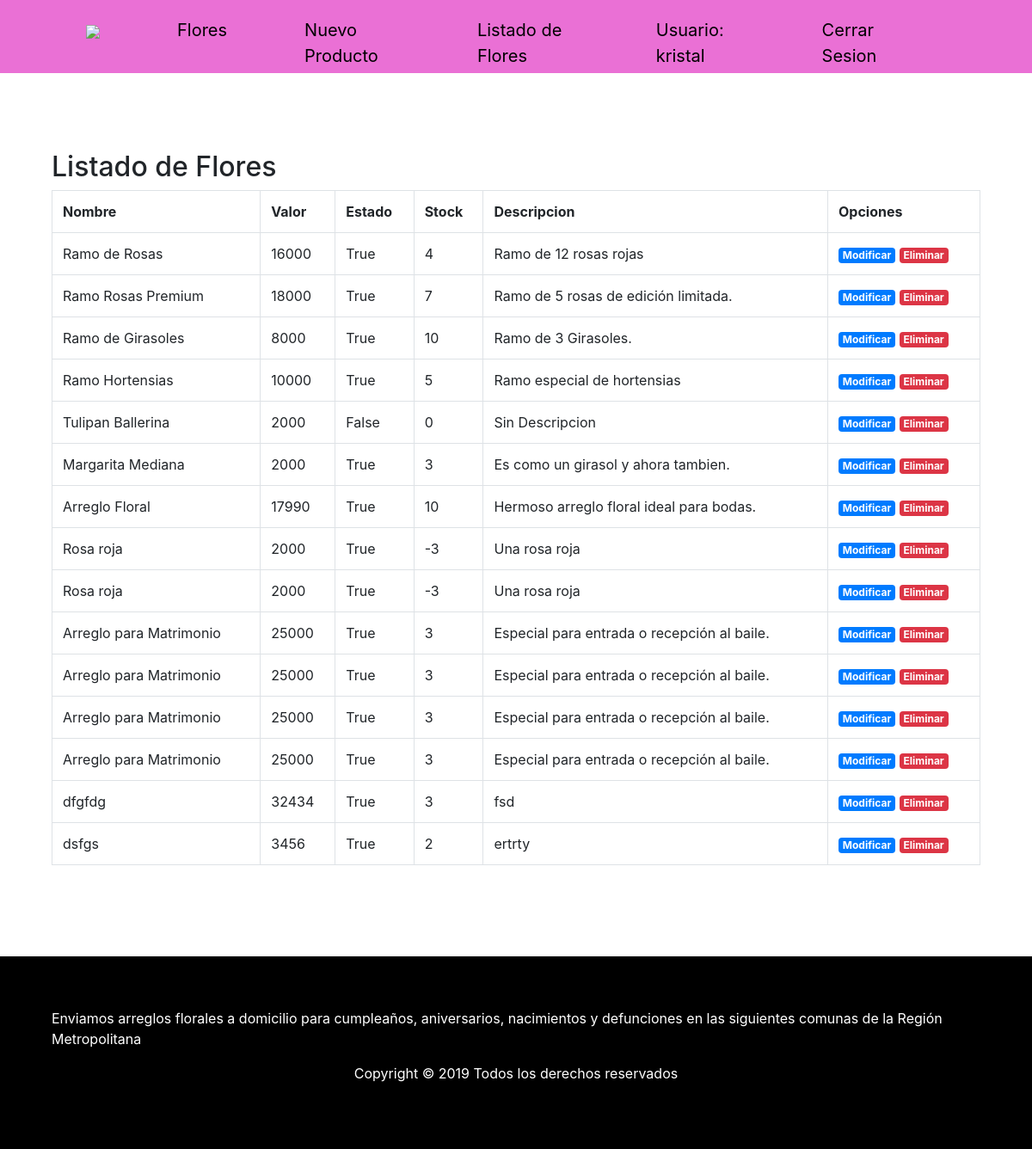
The app's page /listado-flores/ (signed in), older data.
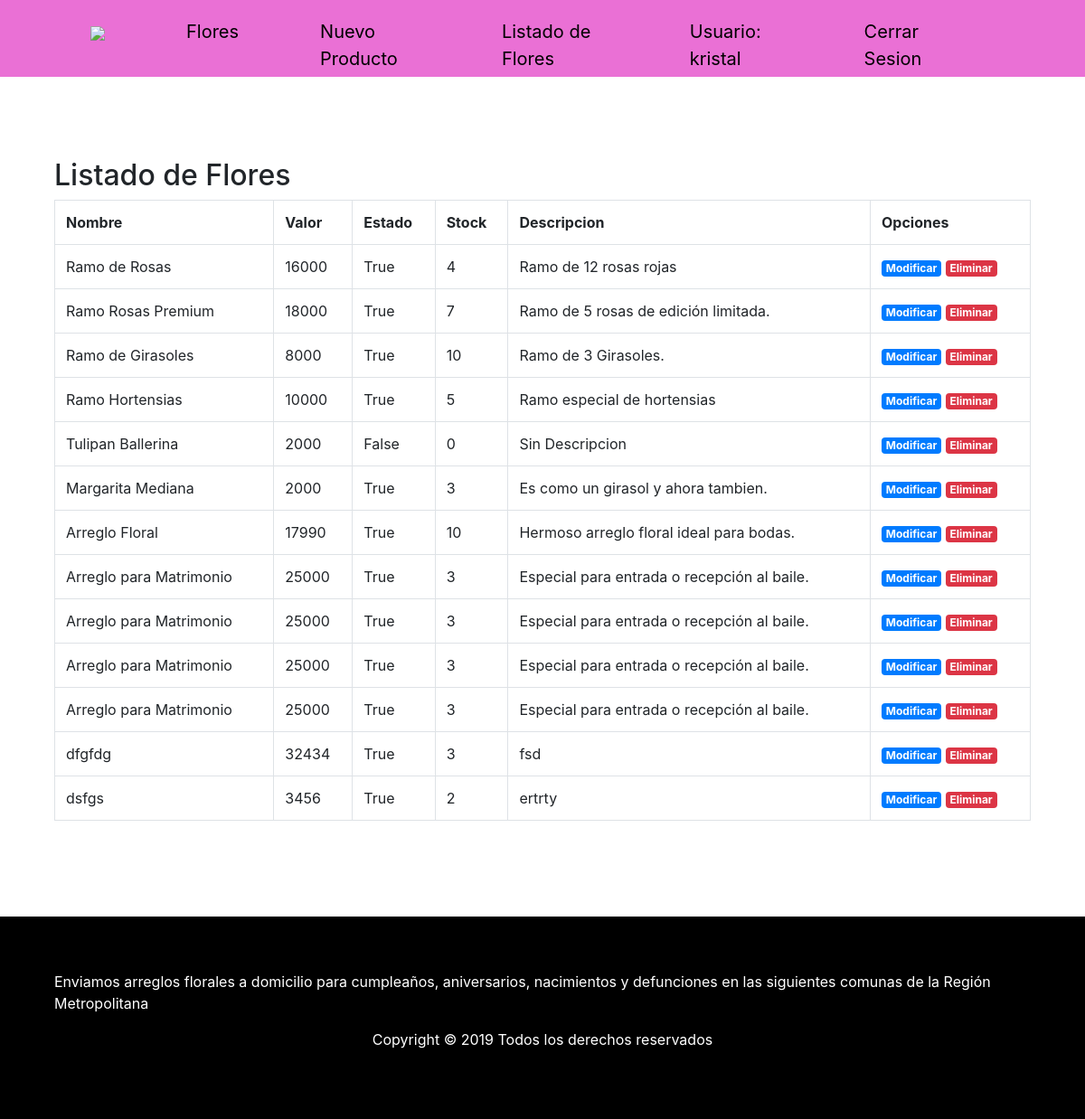
The same page, newer data.
### core/models.py (models this page shows, shortened)
class Flor(models.Model):
    imagen = models.ImageField()
    nombre = models.CharField(max_length=80)
    valor = models.IntegerField()
    descripcion = models.TextField()
    estado = models.BooleanField()
    stock = models.IntegerField(default=0)

### core/views.py (the view)
# urls.py: path('listado-flores/', listado_flor, name="listado_flores"),
def listado_flor(request):
    flores = Flor.objects.all()
    data = {
        'flores' : flores
    }
    return render(request, 'core/listado_flores.html',data)

### core/Templates/core/listado_flores.html (shortened to what this page needs)
{% extends "core/base.html" %} {% load static %}  {% block contenido %}
<section id="listado-flores">
    <div class="contenedor">
        <h2>Listado de Flores</h2>
        <table class="table table-bordered table-hover ">
            <tr>
                <th>Nombre</th>
                <th>Valor</th>
                <th>Estado</th>
                <th>Stock</th>
                <th>Descripcion</th>
                <th>Opciones</th>
            </tr>
            {% for f in flores %}
            <tr>
                <td>{{f.nombre}}</td>
                <td>{{f.valor}}</td>
                <td>{{f.estado}}</td>
                <td>{{f.stock}}</td>
                <td>{{f.descripcion}}</td>
                <td>
                    <a class="badge badge-primary" href="{% url 'core:modificar_flor' f.id %}">Modificar</a>
                    <a class="badge badge-danger" href="#" onclick="confirmarEliminacion({{f.id}})">Eliminar</a>
                </td>
            </tr>
            {% endfor %}
        </table>
    </div>
</section>
{% endblock contenido %}

Row changes from the older to the newer data that the page shows:
removed Flor: nombre "Rosa roja", valor "2000", estado "True", stock "-3", descripcion "Una rosa roja"
removed Flor: nombre "Rosa roja", valor "2000", estado "True", stock "-3", descripcion "Una rosa roja"
